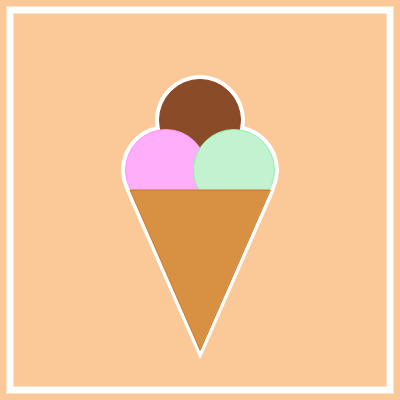
Frame 1 (no input)
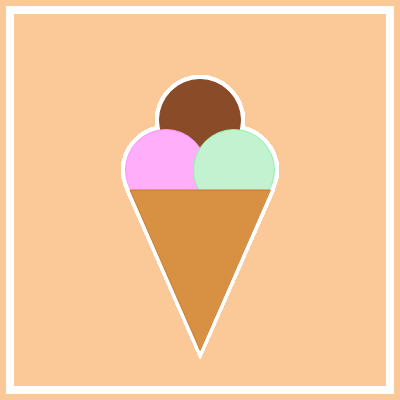
Frame 60 (no input)
Frame 120 (the mouse pressed at the canvas centre since frame 60): identical to frame 60, image omitted

The p5.js sketch that drew these frames (run headless with seeded random() and noise() and a simulated clock; from frame 60 on, the mouse is pressed at the canvas centre):

// p5.js sketch
// ── sketch.js
function setup() {
  createCanvas(400, 400);
  background(250,201,151);
}

function draw() {
  
  //Border//
  push()
  strokeWeight(7)
  noFill();
  stroke('white');
  square(10, 10, 380);
  pop();
  
  //outline//
  stroke('white')
  fill('white')
  circle(200, 120, 89);
  circle(166, 170, 89);
  circle(234, 170, 89);
  triangle(200, 358, 126, 190, 274, 190);
  
  //Ice cream 1//
  stroke('#8d451f');
  fill(138, 75, 41);
  circle(200, 120, 81);
  
  //Ice cream 2//
  stroke('#ff93f7');
  fill(255, 175, 249);
  circle(166, 170, 81);
  
  //Ice cream 3//
  stroke('#8DF2AA');
  fill(194,242,208);
  circle(234, 170, 81);
  
  //cone//
  stroke('#c67b2a');
  fill(216, 144, 67);
  triangle(200, 350, 130, 190, 270, 190);
}
